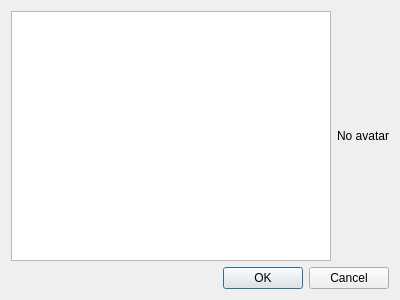
<?xml version="1.0" encoding="UTF-8"?>
<ui version="4.0">
 <class>VCardDialog</class>
 <widget class="QDialog" name="VCardDialog">
  <property name="geometry">
   <rect>
    <x>0</x>
    <y>0</y>
    <width>400</width>
    <height>300</height>
   </rect>
  </property>
  <property name="windowTitle">
   <string>vCard</string>
  </property>
  <layout class="QVBoxLayout" name="verticalLayout">
   <item>
    <layout class="QHBoxLayout" name="horizontalLayout">
     <item>
      <widget class="QTextEdit" name="InfoFields_"/>
     </item>
     <item>
      <widget class="QLabel" name="AvatarLabel_">
       <property name="text">
        <string>No avatar</string>
       </property>
      </widget>
     </item>
    </layout>
   </item>
   <item>
    <widget class="QDialogButtonBox" name="buttonBox">
     <property name="orientation">
      <enum>Qt::Horizontal</enum>
     </property>
     <property name="standardButtons">
      <set>QDialogButtonBox::Cancel|QDialogButtonBox::Ok</set>
     </property>
    </widget>
   </item>
  </layout>
 </widget>
 <resources/>
 <connections>
  <connection>
   <sender>buttonBox</sender>
   <signal>accepted()</signal>
   <receiver>VCardDialog</receiver>
   <slot>accept()</slot>
   <hints>
    <hint type="sourcelabel">
     <x>248</x>
     <y>254</y>
    </hint>
    <hint type="destinationlabel">
     <x>157</x>
     <y>274</y>
    </hint>
   </hints>
  </connection>
  <connection>
   <sender>buttonBox</sender>
   <signal>rejected()</signal>
   <receiver>VCardDialog</receiver>
   <slot>reject()</slot>
   <hints>
    <hint type="sourcelabel">
     <x>316</x>
     <y>260</y>
    </hint>
    <hint type="destinationlabel">
     <x>286</x>
     <y>274</y>
    </hint>
   </hints>
  </connection>
 </connections>
</ui>
